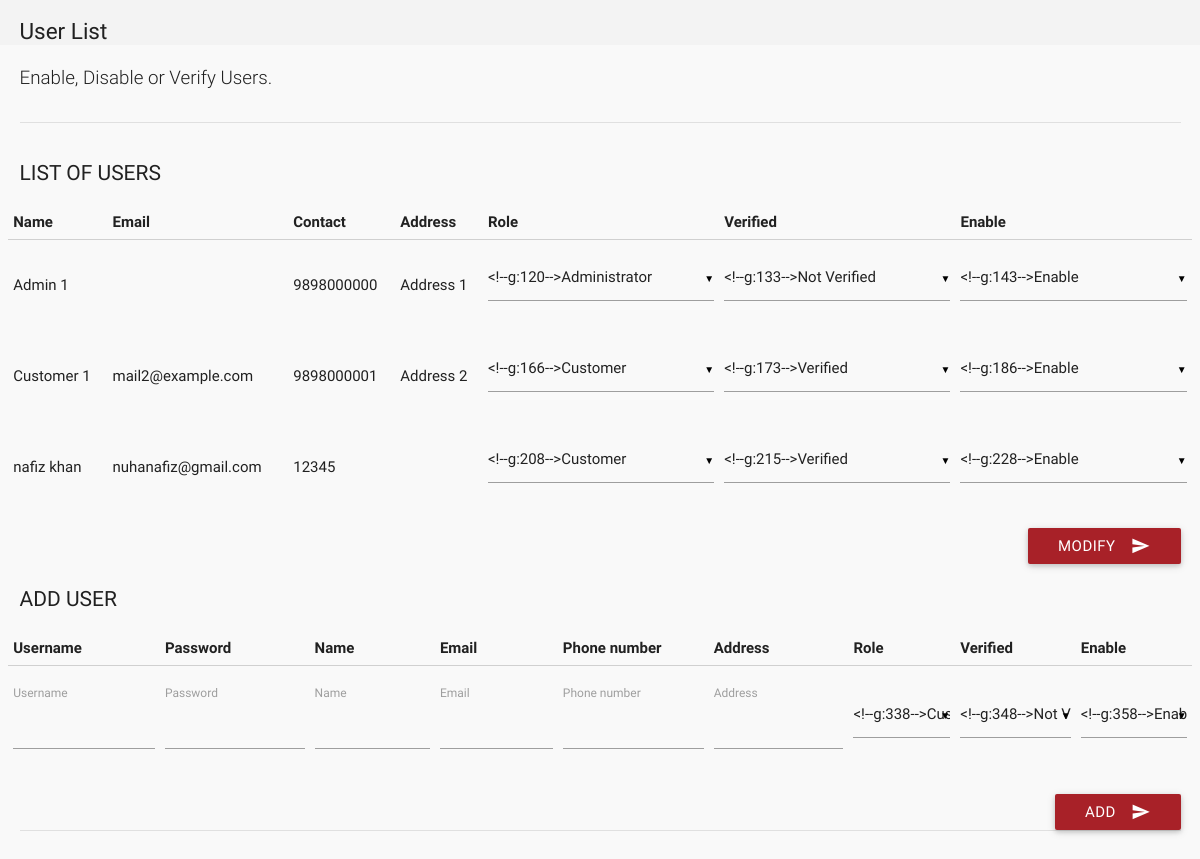
The page /soft/users.php (signed in) on the database its author committed.
### tables this page shows
CREATE TABLE `users` (
  `id` int(11) NOT NULL,
  `role` varchar(15) NOT NULL DEFAULT 'Customer',
  `name` varchar(15) NOT NULL,
  `username` varchar(10) NOT NULL,
  `password` varchar(16) NOT NULL,
  `email` varchar(35) DEFAULT NULL,
  `address` varchar(300) DEFAULT NULL,
  `contact` bigint(11) NOT NULL,
  `verified` tinyint(1) NOT NULL DEFAULT 0,
  `deleted` tinyint(4) NOT NULL DEFAULT 0
);

### soft/users.php (the view, shortened to what this page needs)
<?php
include 'includes/connect.php';
	if($_SESSION['admin_sid']==session_id())
	{
		?>
<!DOCTYPE html>
<html lang="en">
<head>
  <link href="css/materialize.min.css" type="text/css" rel="stylesheet" media="screen,projection">
  <link href="css/style.min.css" type="text/css" rel="stylesheet" media="screen,projection">
  <link href="css/custom/custom.min.css" type="text/css" rel="stylesheet" media="screen,projection">
  <link href="js/plugins/perfect-scrollbar/perfect-scrollbar.css" type="text/css" rel="stylesheet" media="screen,projection">
</head>
<body>
      <section id="content">
        <div id="breadcrumbs-wrapper">
          <div class="container">
            <div class="row">
              <div class="col s12 m12 l12">
                <h5 class="breadcrumbs-title">User List</h5>
              </div>
            </div>
          </div>
        </div>
        <div class="container">
          <p class="caption">Enable, Disable or Verify Users.</p>
          <div class="divider"></div>
          <div id="editableTable" class="section">
		  <form class="formValidate" id="formValidate1" method="post" action="routers/user-router.php" novalidate="novalidate">
            <div class="row">
              <div class="col s12 m4 l3">
                <h4 class="header">List of users</h4>
              </div>
              <div>
<table>
                    <thead>
                      <tr>
                        <th data-field="name">Name</th>
                        <th data-field="price">Email</th>
                        <th data-field="price">Contact</th>
                        <th data-field="price">Address</th>
                        <th data-field="price">Role</th>
                        <th data-field="price">Verified</th>
                        <th data-field="price">Enable</th>
                      </tr>
                    </thead>
                    <tbody>
				<?php
				$result = mysqli_query($con, "SELECT * FROM users");
				while($row = mysqli_fetch_array($result))
				{
					echo '<tr><td>'.$row["name"].'</td>';
					echo '<td>'.$row["email"].'</td>';
					echo '<td>'.$row["contact"].'</td>';
					echo '<td>'.$row["address"].'</td>';
					echo '<td><select name="'.$row['id'].'_role">
                      <option value="Administrator"'.($row['role']=='Administrator' ? 'selected' : '').'>Administrator</option>
                      <option value="Customer"'.($row['role']=='Customer' ? 'selected' : '').'>Customer</option>
                    </select></td>';
					echo '<td><select name="'.$row['id'].'_verified">
                      <option value="1"'.($row['verified'] ? 'selected' : '').'>Verified</option>
                      <option value="0"'.(!$row['verified'] ? 'selected' : '').'>Not Verified</option>
                    </select></td>';
					echo '<td><select name="'.$row['id'].'_deleted">
                      <option value="1"'.($row['deleted'] ? 'selected' : '').'>Disable</option>
                      <option value="0"'.(!$row['deleted'] ? 'selected' : '').'>Enable</option>
                    </select></td>';
				}
				?>
                    </tbody>
</table>
              </div>
			  <div class="input-field col s12">
                              <button class="btn cyan waves-effect waves-light right" type="submit" name="action">Modify
                                <i class="mdi-content-send right"></i>
                              </button>
                            </div>
            </div>
			</form>
		  <form class="formValidate" id="formValidate" method="post" action="routers/add-users.php" novalidate="novalidate">
            <div class="row">
              <div class="col s12 m4 l3">
                <h4 class="header">Add User</h4>
              </div>
              <div>
<table>
                    <thead>
                      <tr>
                        <th data-field="name">Username</th>
                        <th data-field="name">Password</th>
                        <th data-field="name">Name</th>
                        <th data-field="price">Email</th>
                        <th data-field="price">Phone number</th>
                        <th data-field="price">Address</th>
                        <th data-field="price">Role</th>
                        <th data-field="price">Verified</th>
                        <th data-field="price">Enable</th>
                      </tr>
                    </thead>
                    <tbody>
				<?php
					echo '<tr><td><label for="username">Username</label><input id="username" name="username" type="text" data-error=".errorTxt02"><div class="errorTxt02"></div></td>';
					echo '<td><label for="password">Password</label><input id="password" name="password" type="password" data-error=".errorTxt03"><div class="errorTxt03"></div></td>';
					echo '<td><label for="name">Name</label><input id="name" name="name" type="text" data-error=".errorTxt04"><div class="errorTxt04"></div></td>';
					echo '<td><label for="email">Email</label><input id="email" name="email" type="email"></td>';
					echo '<td><label for="contact">Phone number</label><input id="contact" name="contact" type="number" data-error=".errorTxt05"><div class="errorTxt05"></div></td>';
					echo '<td><label for="address">Address</label><input id="address" name="address" type="text" data-error=".errorTxt06"><div class="errorTxt06"></div></td>';
					echo '<td><select name="role">
                      <option value="Administrator">Administrator</option>
                      <option value="Customer" selected>Customer</option>
                    </select></td>';
					echo '<td><select name="verified">
                      <option value="1">Verified</option>
                      <option value="0" selected>Not Verified</option>
                    </select></td>';
					echo '<td><select name="deleted">
                      <option value="1">Disable</option>
                      <option value="0" selected>Enable</option>
                    </select></td></tr>';
				?>
                    </tbody>
</table>
              </div>
			  <div class="input-field col s12">
                              <button class="btn cyan waves-effect waves-light right" type="submit" name="action">Add
                                <i class="mdi-content-send right"></i>
                              </button>
                            </div>
            </div>
			</form>
            <div class="divider"></div>
          </div>
        </div>
      </section>
</body>
</html>
<?php
	}
?>

### rows shown on the page
users: name "Admin 1", contact "9898000000", address "Address 1"
users: name "Customer 1", email "mail2@example.com", contact "9898000001", address "Address 2"
users: name "nafiz khan", email "nuhanafiz@gmail.com", contact "12345"
